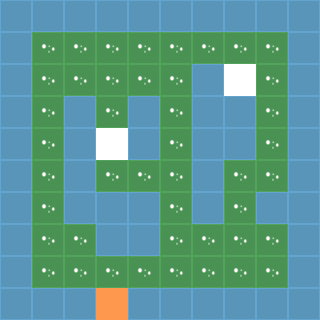

Tiled map render using the project's own tile images. Description and the whole map definition, tile-layer contents included, below:
An orthogonal 10x10 tile map with 32x32 px tiles, 4 tile layers (water, ground, powder, characters).

<map version="1.2" tiledversion="1.2.0" orientation="orthogonal" renderorder="right-down" width="10" height="10" tilewidth="32" tileheight="32" infinite="0" nextlayerid="6" nextobjectid="1">
 <tileset firstgid="1" name="tileset" tilewidth="32" tileheight="32" tilecount="9" columns="3">
  <image source="tilesgrid.png" width="96" height="96" />
  <tile id="0">
   <properties>
    <property name="collides" type="bool" value="true" />
   </properties>
  </tile>
  <tile id="2">
   <properties>
    <property name="powder" type="bool" value="true" />
   </properties>
  </tile>
  <tile id="3">
   <properties>
    <property name="player" type="bool" value="true" />
   </properties>
  </tile>
  <tile id="4">
   <properties>
    <property name="opponent" type="bool" value="true" />
   </properties>
  </tile>
 </tileset>
 <layer id="1" name="water" width="10" height="10">
  <data encoding="csv">
1,1,1,1,1,1,1,1,1,1,
1,0,0,0,0,0,0,0,0,1,
1,0,0,0,0,0,1,0,0,1,
1,0,1,0,1,0,1,1,0,1,
1,0,1,0,1,0,1,1,0,1,
1,0,1,0,0,0,1,0,0,1,
1,0,1,1,1,0,1,0,1,1,
1,0,0,1,1,0,0,0,0,1,
1,0,0,0,0,0,0,0,0,1,
1,1,1,0,1,1,1,1,1,1
</data>
 </layer>
 <layer id="2" name="ground" width="10" height="10">
  <data encoding="csv">
0,0,0,0,0,0,0,0,0,0,
0,2,2,2,2,2,2,2,2,0,
0,2,2,2,2,2,0,2,2,0,
0,2,0,2,0,2,0,0,2,0,
0,2,0,2,0,2,0,0,2,0,
0,2,0,2,2,2,0,2,2,0,
0,2,0,0,0,2,0,2,0,0,
0,2,2,0,0,2,2,2,2,0,
0,2,2,2,2,2,2,2,2,0,
0,0,0,2,0,0,0,0,0,0
</data>
 </layer>
 <layer id="3" name="powder" width="10" height="10">
  <data encoding="csv">
0,0,0,0,0,0,0,0,0,0,
0,3,3,3,3,3,3,3,3,0,
0,3,3,3,3,3,0,3,3,0,
0,3,0,3,0,3,0,0,3,0,
0,3,0,3,0,3,0,0,3,0,
0,3,0,3,3,3,0,3,3,0,
0,3,0,0,0,3,0,3,0,0,
0,3,3,0,0,3,3,3,3,0,
0,3,3,3,3,3,3,3,3,0,
0,0,0,0,0,0,0,0,0,0
</data>
 </layer>
 <layer id="5" name="characters" width="10" height="10">
  <data encoding="csv">
0,0,0,0,0,0,0,0,0,0,
0,0,0,0,0,0,0,0,0,0,
0,0,0,0,0,0,0,5,0,0,
0,0,0,0,0,0,0,0,0,0,
0,0,0,5,0,0,0,0,0,0,
0,0,0,0,0,0,0,0,0,0,
0,0,0,0,0,0,0,0,0,0,
0,0,0,0,0,0,0,0,0,0,
0,0,0,0,0,0,0,0,0,0,
0,0,0,4,0,0,0,0,0,0
</data>
 </layer>
</map>